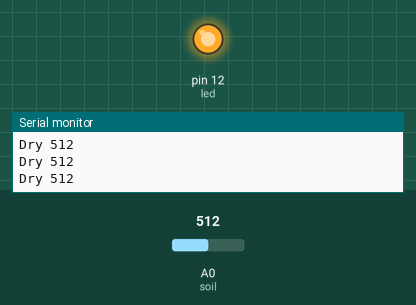
This sketch was run on a simulated Arduino Uno, built with avr-gcc and run on an emulated ATmega328P. Shown: output pins drawn as LEDs (lit = HIGH), the last lines printed to the serial monitor. The inputs (shaded band) are chosen by the test bench; at power-on: A0 (soil) = 512.

Above: at 1.2 s.
1.3 s: A0 (soil) set to 492
At 2.0 s:
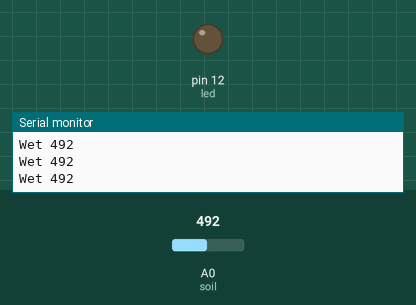
2.8 s: A0 (soil) set to 1023
At 4.0 s:
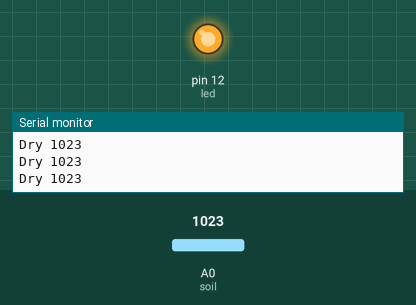
4.3 s: A0 (soil) set to 0
At 5.2 s:
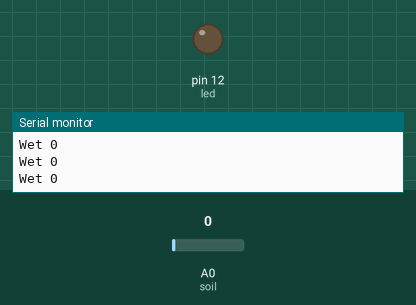
Timing chart, 0 to 7.3 s (numbered marks = the images above; inputs shaded):
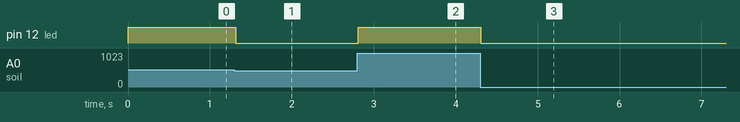

Measured:
- the behaviour switches between 501 and 500 on A0 (soil) (found by bisection; images 0 and 1)
- after the input at 1.3 s, pin 12 (led): HIGH → LOW at once
- after the input at 2.8 s, pin 12 (led): LOW → HIGH at once
- after the input at 4.3 s, pin 12 (led): HIGH → LOW at once

The sketch:

21.SOILmoistureNOTIFICATION_aug08.ino
```cpp
int soil = A0;
int led = 12;

void setup() {
  pinMode(led,OUTPUT);
  pinMode(soil, INPUT);
  Serial.begin(9600);
}

void loop() {
  int value = analogRead(soil);

  Serial.println(value);

  if(value>500)
  {
    digitalWrite(12, HIGH);
     Serial.print("Dry ");
  }
  else
  {
    digitalWrite(12, LOW);
     Serial.print("Wet ");
    }


}
```
